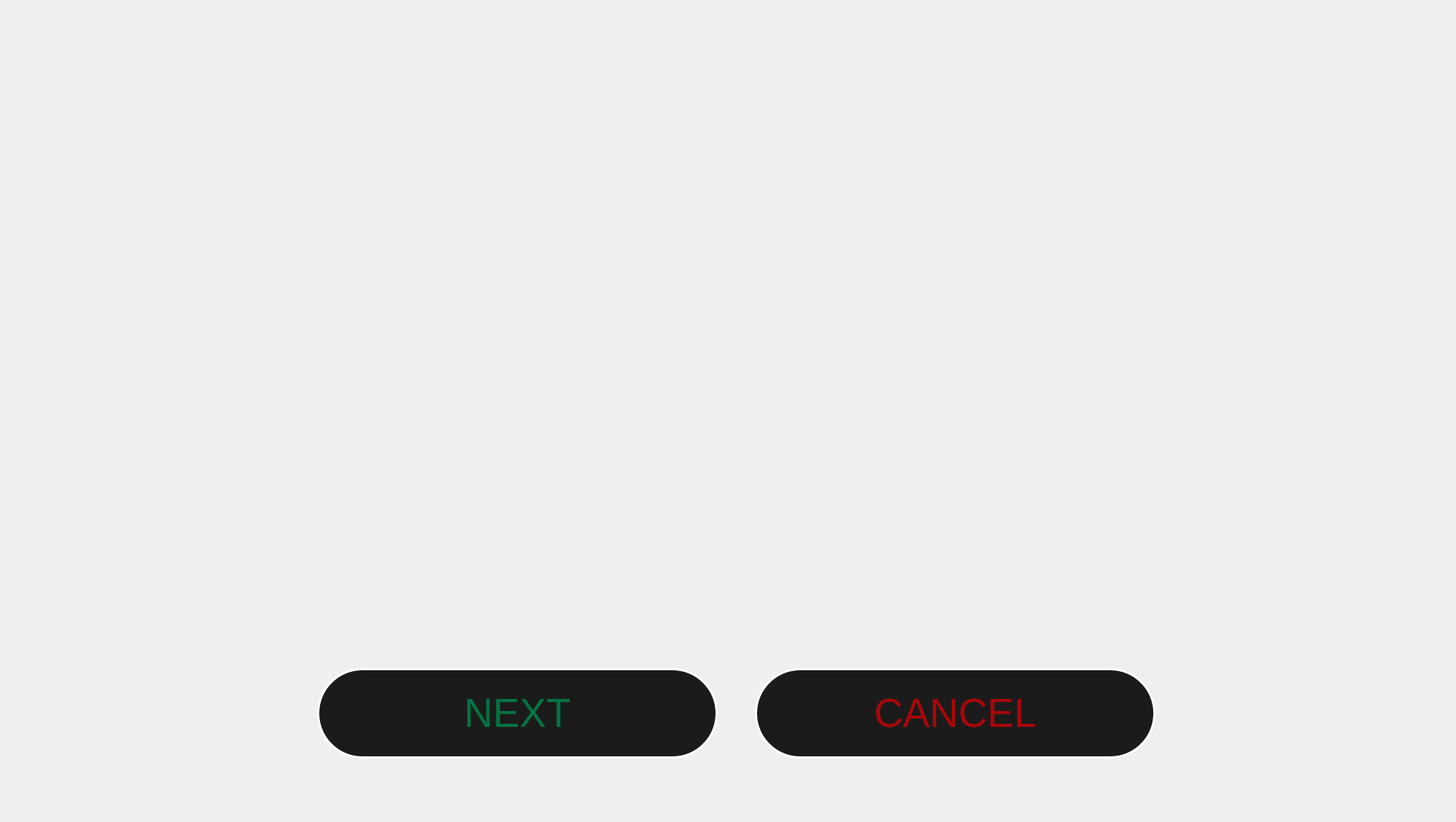
    <widget class="QWidget" name="InstructionPage">
     <widget class="QPushButton" name="instruction_next">
      <property name="geometry">
       <rect>
        <x>420</x>
        <y>885</y>
        <width>531</width>
        <height>120</height>
       </rect>
      </property>
      <property name="font">
       <font>
        <family>Arial</family>
        <pointsize>40</pointsize>
       </font>
      </property>
      <property name="styleSheet">
       <string notr="true">QPushButton 
{
border-radius: 60px;
 background-color: rgb(27, 27, 27);
 border: 3px solid white;
 color: rgb(3, 116, 64);
}

QPushButton:pressed 
{
border-radius: 60px;
 background-color: rgb(27, 27, 27);
 border: 6px solid white;
 color: rgb(3, 116, 64);
}

QPushButton:disabled
{
border-radius: 60px;
 background-color: rgb(27, 27, 27);
 border: 6px solid grey;
 color: grey;
}</string>
      </property>
      <property name="text">
       <string>NEXT</string>
      </property>
     </widget>
     <widget class="QPushButton" name="instruction_cancel">
      <property name="geometry">
       <rect>
        <x>1000</x>
        <y>885</y>
        <width>531</width>
        <height>120</height>
       </rect>
      </property>
      <property name="font">
       <font>
        <family>Arial</family>
        <pointsize>40</pointsize>
       </font>
      </property>
      <property name="styleSheet">
       <string notr="true">QPushButton 
{
 border-radius: 60px;
 background-color: rgb(27, 27, 27);
 border: 3px solid white;
 color: rgb(169, 6, 10)
}

QPushButton:pressed 
{
border-radius: 60px;
 background-color: rgb(27, 27, 27);
 border: 6px solid white;
 color: rgb(169, 6, 10)
}</string>
      </property>
      <property name="text">
       <string>CANCEL</string>
      </property>
     </widget>
     <widget class="QLabel" name="label_9">
      <property name="geometry">
       <rect>
        <x>0</x>
        <y>0</y>
        <width>1920</width>
        <height>1080</height>
       </rect>
      </property>
      <property name="text">
       <string/>
      </property>
      <property name="pixmap">
       <pixmap>CannaCheck_UI_images_1.2/InstructionPage.png</pixmap>
      </property>
      <property name="scaledContents">
       <bool>true</bool>
      </property>
     </widget>
     <zorder>label_9</zorder>
     <zorder>instruction_next</zorder>
     <zorder>instruction_cancel</zorder>
    </widget>
